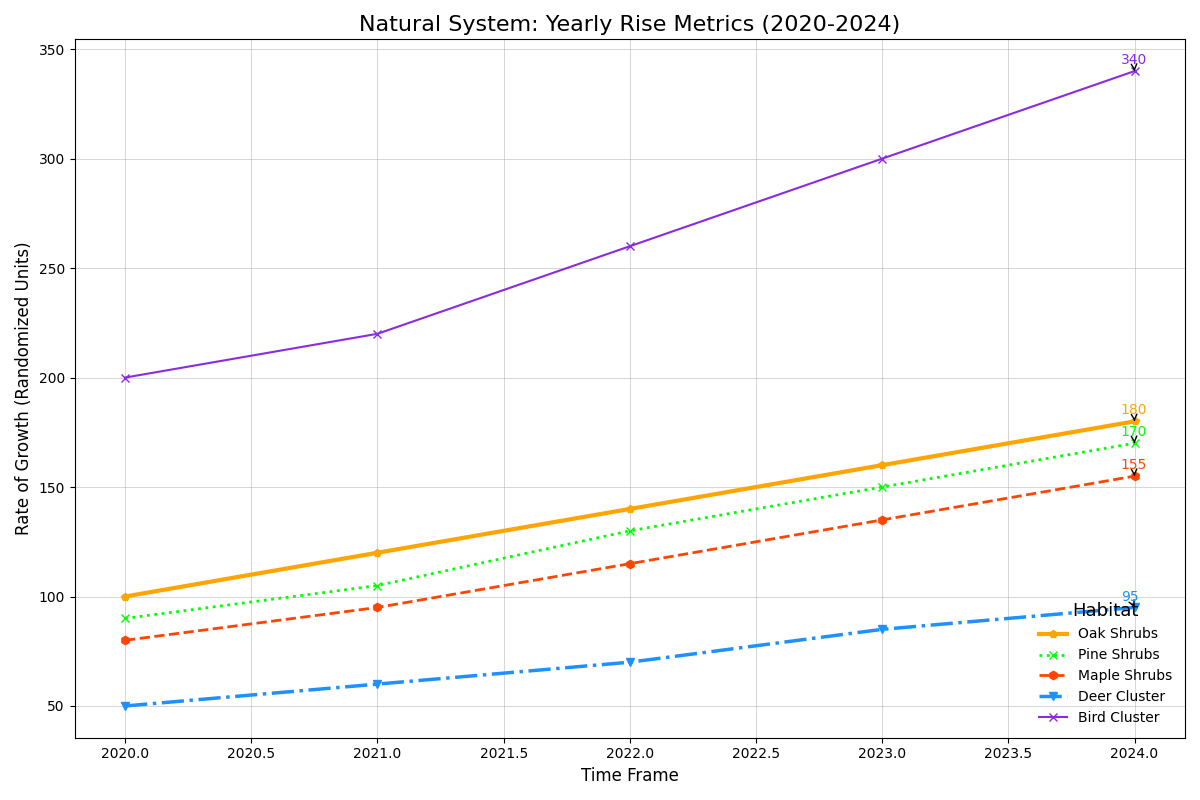

The script that drew this image:
import matplotlib.pyplot as plt
import numpy as np

species = ['Oak Shrubs', 'Pine Shrubs', 'Maple Shrubs', 'Deer Cluster', 'Bird Cluster']

years = np.array([2020, 2021, 2022, 2023, 2024])

oak_growth = np.array([100, 120, 140, 160, 180])
pine_growth = np.array([90, 105, 130, 150, 170])
maple_growth = np.array([80, 95, 115, 135, 155])
deer_growth = np.array([50, 60, 70, 85, 95])
bird_growth = np.array([200, 220, 260, 300, 340])

fig, ax = plt.subplots(figsize=(12, 8))

ax.plot(years, oak_growth, marker='p', linestyle='-', color='#FFA500', linewidth=3, label='Oak Shrubs')
ax.plot(years, pine_growth, marker='x', linestyle=':', color='#00FF00', linewidth=2, label='Pine Shrubs')
ax.plot(years, maple_growth, marker='h', linestyle='--', color='#FF4500', linewidth=2, label='Maple Shrubs')
ax.plot(years, deer_growth, marker='v', linestyle='-.', color='#1E90FF', linewidth=2.5, label='Deer Cluster')
ax.plot(years, bird_growth, marker='x', linestyle='-', color='#8A2BE2', linewidth=1.5, label='Bird Cluster')

ax.set_title('Natural System: Yearly Rise Metrics (2020-2024)', fontsize=16)
ax.set_xlabel('Time Frame', fontsize=12)
ax.set_ylabel('Rate of Growth (Randomized Units)', fontsize=12)

ax.grid(True, linestyle='-', linewidth=0.75, alpha=0.5)

ax.legend(title='Habitat', fontsize=10, title_fontsize='13', loc='lower right', frameon=False)

for growth, label, color in zip([oak_growth, pine_growth, maple_growth, deer_growth, bird_growth], 
                                ['Oak Shrubs', 'Pine Shrubs', 'Maple Shrubs', 'Deer Cluster', 'Bird Cluster'], 
                                ['#FFA500', '#00FF00', '#FF4500', '#1E90FF', '#8A2BE2']):
    ax.annotate(f'{growth[-1]}',
                xy=(years[-1], growth[-1]),
                xytext=(-10, 5),
                textcoords='offset points',
                fontsize=10,
                color=color,
                arrowprops=dict(arrowstyle='->', lw=1))

plt.tight_layout()
plt.show()
